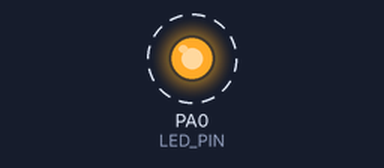
The program below on a simulated ATmega16, built with avr-gcc and emulated at 4 MHz. On the bench: output pins drawn as LEDs (lit = HIGH). Dashed ring = blinking.

Above: at 0.02 s.
Timing chart, 0 to 3.0 s (numbered marks = the images above):
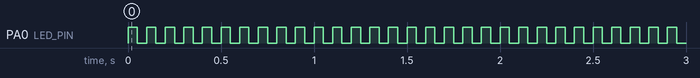

The program:

main.c
```c
/*!
 * \file main.c
 *
 * \date Created on: 2012.05.01.
 * \author     Author: tomi
 *
 * Próba project Eclipse alatt
 */

//#define F_CPU 4000000L  /* 4 MHz CPU clock ATmega16 project*/

/** \addtogroup Led output definiciók
 *  @{
 */
#define LED_DIR DDRA	/*!< Led direction regiszter definició. */
#define LED_PORT PORTA	/*!< Led port regiszter definició. */
#define LED_PIN PA0		/*!< Led pin definició */
/** @}*/
#include <util/delay.h>
#include <avr/io.h>
#include "function.h"

/// Main függvény
int main (void)
{
    //DDRA out;
	LED_DIR |= _BV(LED_PIN);

    while (1)                       /* loop forever */
    {
		ledON();
		_delay_ms(50);
		ledOff();
		_delay_ms(50);
    }
    return (0);
}
```

function.h
```c
/*!
 * \file function.h
 *
 * \date Created on: 2012.05.01.
 * \author Author: tomi
 *
 * Led kezelő függvények definiciója
 */
#ifndef FUNCTION_H_
#define FUNCTION_H_

/*!
 *
 * Led bekapcsolása
 *
 */
inline void ledON(void)
{
	LED_PORT |= _BV(LED_PIN); // Led bekapcsolása
}

/*!
 * Led kikapcsolása
 */
inline void ledOff(void)
{
    LED_PORT&= ~_BV(LED_PIN);
}

#endif /* FUNCTION_H_ */
```

Measured:
- by itself, PA0 (LED_PIN): alternates HIGH for 0.05 s and LOW for 0.05 s
